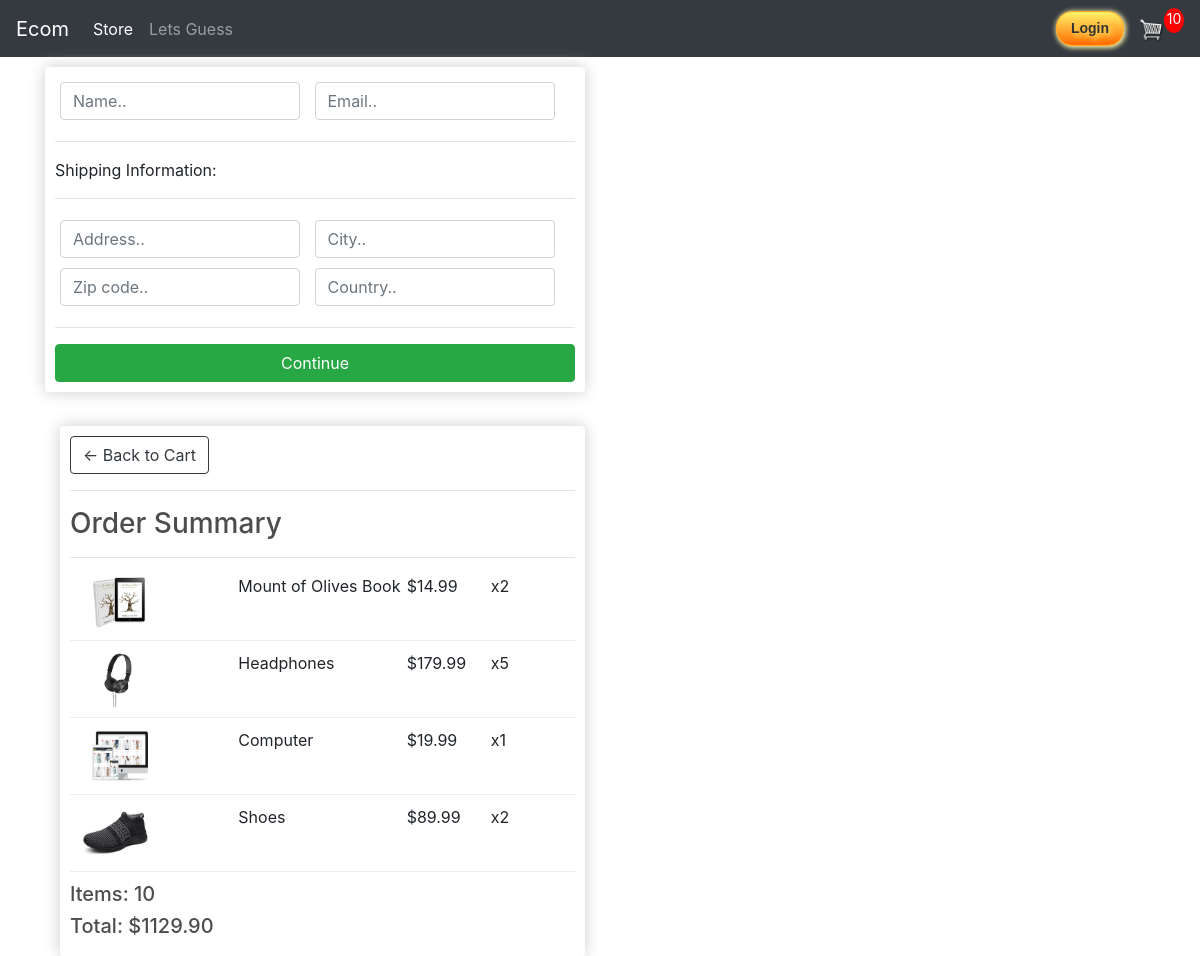
Before: /checkout/ (signed in) with the older database file.
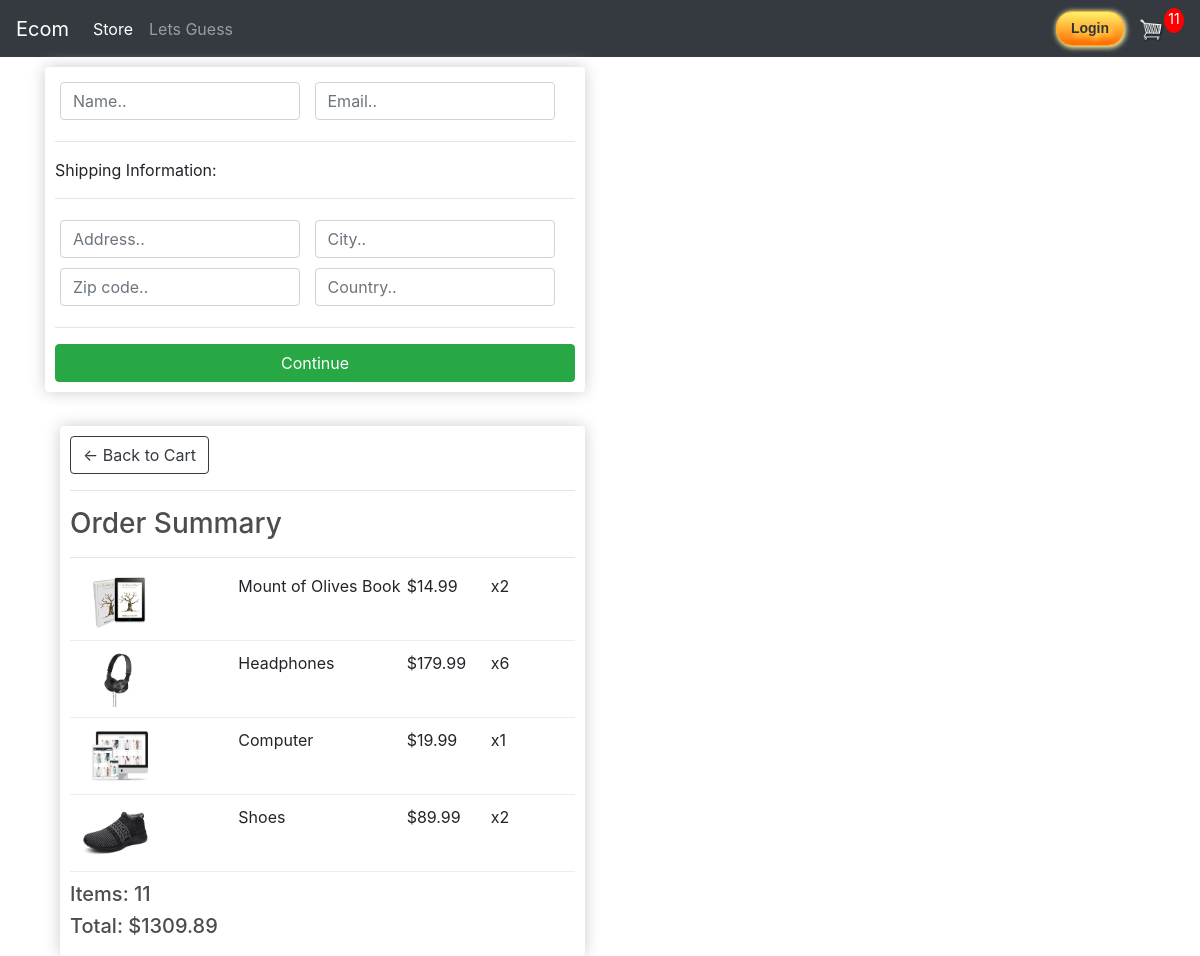
After: the same page with the newer database file.
### store/models.py (models this page shows, shortened)
class OrderItem(models.Model):
    product = models.ForeignKey(Product, on_delete=models.SET_NULL, null=True)
    order = models.ForeignKey(Order, on_delete=models.SET_NULL, null=True)
    quantity = models.IntegerField(default=0, null=True, blank=True)
    date_added = models.DateTimeField(auto_now_add=True)
    @property
    def get_total(self):
        total = self.product.price * self.quantity
        return total

class Order(models.Model):
    customer = models.ForeignKey(Customer, on_delete=models.SET_NULL, null=True, blank=True)
    date_ordered = models.DateTimeField(auto_now_add=True)
    complete = models.BooleanField(default=False)
    transaction_id = models.CharField(max_length=100, null=True)
    @property
    def shipping(self):
        shipping = False
        orderitems = self.orderitem_set.all()
        for i in orderitems:
            if i.product.digital == False:
                shipping = True
        return shipping
    @property
    def get_cart_total(self):
        orderitems = self.orderitem_set.all()
        total = sum([item.get_total for item in orderitems])
        return total
    @property
    def get_cart_items(self):
        orderitems = self.orderitem_set.all()
        total = sum([item.quantity for item in orderitems])
        return total

class Product(models.Model):
    name = models.CharField(max_length=200)
    price = models.FloatField()
    digital = models.BooleanField(default=False, null=True, blank=True)
    image = models.ImageField(null=True, blank=True)
    @property
    def imageURL(self):
        try:
            url = self.image.url
        except:
            url = ''
        return url

### store/views.py (the view)
# urls.py: path('checkout/', views.checkout, name="checkout"),
def checkout(request):
    if request.user.is_authenticated:
        customer = request.user.customer
        order, created = Order.objects.get_or_create(customer=customer, complete=False)
        items = order.orderitem_set.all()
        cartItems = order.get_cart_items
    else:
        cookieData = cookieCart(request)
        cartItems = cookieData['cartItems']
        order = cookieData['order']
        items = cookieData['items']
    context = {'items': items, 'order': order, 'cartItems': cartItems}
    return render(request, "store/checkout.html", context)

### store/templates/store/checkout.html (shortened to what this page needs)
{% extends 'store/main.html' %}
{% load static %}
{% block content %}
    <div class="row">
        <div class="col-lg-6">
            <div class="box-element" id="form-wrapper">
                <form id="form">
                    <div id="user-info">
                        <div class="form-field">
                            <input required class="form-control" type="text" name="name" placeholder="Name..">
                        </div>
                        <div class="form-field">
                            <input required class="form-control" type="email" name="email" placeholder="Email..">
                        </div>
                    </div>
                    <div id="shipping-info">
                        <hr>
                        <p>Shipping Information:</p>
                        <hr>
                        <div class="form-field">
                            <input class="form-control" type="text" name="address" placeholder="Address..">
                        </div>
                        <div class="form-field">
                            <input class="form-control" type="text" name="city" placeholder="City..">
                        </div>
                        <div class="form-field">
                            <input class="form-control" type="text" name="zipcode" placeholder="Zip code..">
                        </div>
                        <div class="form-field">
                            <input class="form-control" type="text" name="country" placeholder="Country..">
                        </div>
                    </div>
                    <hr>
                    <input id="form-button" class="btn btn-success btn-block" type="submit" value="Continue">
                </form>
            </div>
            <br>
        </div>
    </div>
    <div class="col-lg-6">
        <div class="box-element">
            <a class="btn btn-outline-dark" href="{% url 'cart' %}">&#x2190; Back to Cart</a>
            <hr>
            <h3>Order Summary</h3>
            <hr>
            {% for item in items %}
                <div class="cart-row">
                    <div style="flex:2"><img class="row-image" src="{{ item.product.imageURL }}"></div>
                    <div style="flex:2"><p>{{ item.product.name }}</p></div>
                    <div style="flex:1"><p>${{ item.product.price }}</p></div>
                    <div style="flex:1"><p>x{{ item.quantity }}</p></div>
                </div>
            {% endfor %}
            <h5>Items: {{ order.get_cart_items }}</h5>
            <h5>Total: ${{ order.get_cart_total|floatformat:2 }}</h5>
        </div>
    </div>
    </div>
{% endblock content %}

Changed rows visible on the page:
changed OrderItem "Headphones": quantity "5" → "6"
changed through a linked row, Order: get_cart_items "10" → "11"; get_cart_total "1129.90" → "1309.89"
Other visible differences:
{{ cartItems }}: "10" → "11"
